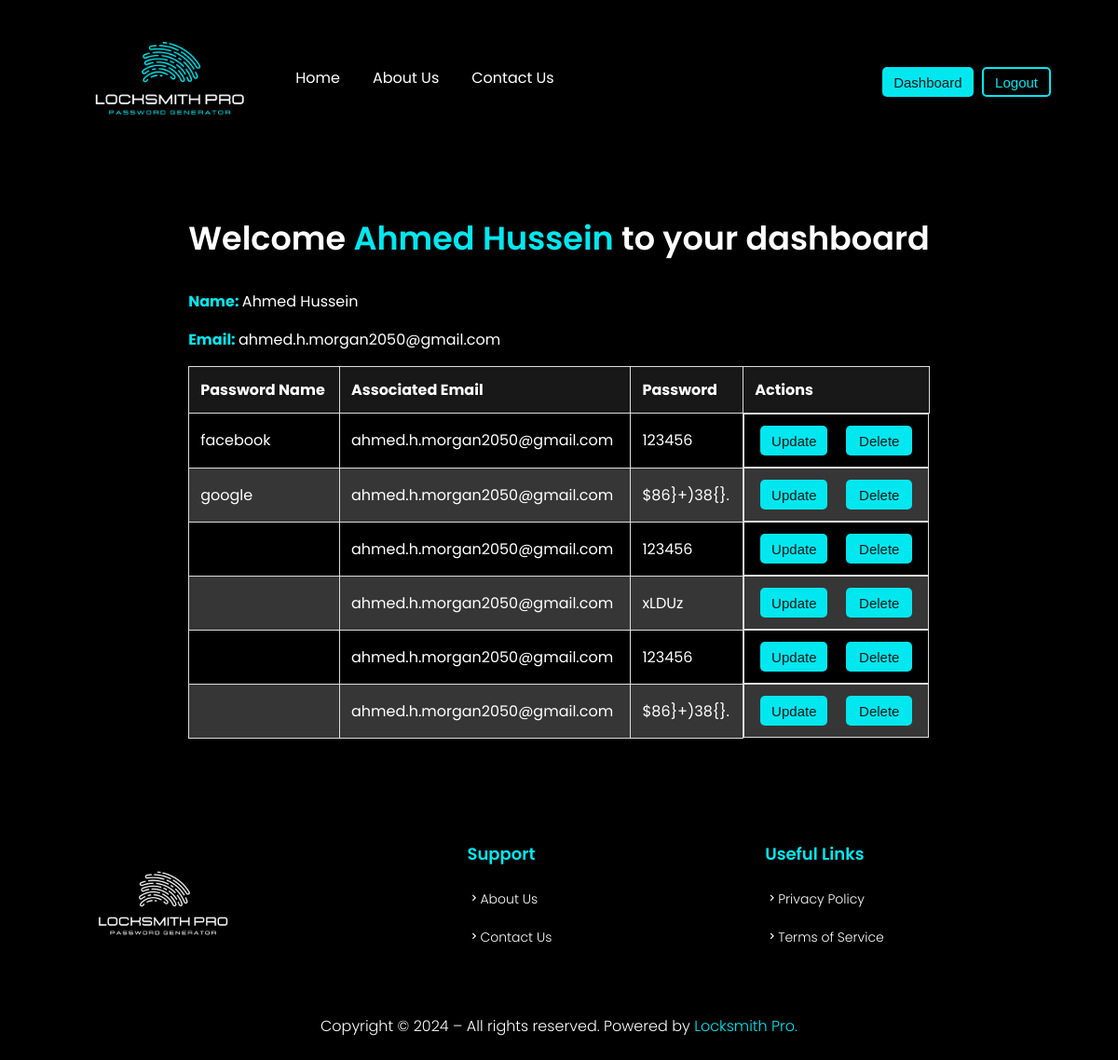
Screenshot of /dashboard (signed in) with the database file from the repository.
### models.py (models this page shows, shortened)
class User(db.Model):
    id = db.Column(db.Integer, primary_key=True)
    name = db.Column(db.String(100), nullable=False)
    email = db.Column(db.String(100), unique=True)
    password = db.Column(db.String(100))

class SavedPassword(db.Model):
    id = db.Column(db.Integer, primary_key=True)
    user_id = db.Column(db.Integer, db.ForeignKey('user.id'), nullable=False)
    password_name = db.Column(db.String(100), nullable=False)
    password_email = db.Column(db.String(100), nullable=False)
    password = db.Column(db.String(100), nullable=False)
    user = db.relationship('User', backref=db.backref('saved_passwords', lazy=True))

### locksmith.py (the view)
@app.route("/dashboard")
def dashboard():
    if session['user_id']:
        user_id = session['user_id']
        user = User.query.filter_by(email=session['email']).first()
        saves = SavedPassword.query.filter_by(user_id=user_id).all()
        return render_template('dashboard.html', saves=saves, user=user)
    return redirect('/login')

### templates/dashboard.html
{% extends 'base.html' %}
{% block content %}
<div class="container">
    <h2>Welcome <span style="color: #00E7EF;">{{user.name}}</span> to your dashboard</h2>
    <p><strong style="color: #00E7EF;" >Name: </strong> {{user.name }}</p>
    <p><strong style="color: #00E7EF;" >Email: </strong> {{user.email }}</p>
    {% if saves|length < 1 %}
        <p><strong style="color: red; text-align:center;" >There's no password saved!</strong></p>
    {% else %}
        <table>
            <thead>
                <tr>
                    <th>Password Name</th>
                    <th>Associated Email</th>
                    <th>Password</th>
                    <th>Actions</th>
                </tr>
            </thead>
            <tbody>
                {% for save in saves %}
                <tr>
                    <td onclick="copy(this)" >{{ save.password_name }}</td>
                    <td onclick="copy(this)" >{{ save.password_email }}</td>
                    <td onclick="copy(this)" >{{ save.password }}</td>
                    <td id="u-d-btn">
                        <a href="/update/{{ save.id }}"><button>Update</button></a>
                        <form action="{{ url_for('delete', id=save.id) }}" method="POST">
                            <button type="submit" id="delete">Delete</button>
                        </form>
                    </td>
                </tr>
                {% endfor %}
            </tbody>
        </table>
    {% endif %}
</div>
{% endblock content %}

### static/css/styles.css (style rules this page uses)
body { display: flex; flex-direction: column; background-color: black; justify-content: center; align-items: center; color: #fff; }
button { overflow: hidden; outline: none; border: none; border-radius: 5px; cursor: pointer; padding: 5px 12px; font-family: Poppins, sans-serif; margin: 0 0.3rem; }
table { width: 100%; border-collapse: collapse; font-family: Poppins, sans-serif; }
th, td { padding: 12px; border: 1px solid #ddd; text-align: left; cursor: pointer; }
th { background-color: #181818; color: white; }
tr:nth-child(even) { background-color: #373636; }
h2 { font-family: Poppins, sans-serif; font-weight: 600; font-size: 35px; color: #fff; }
form { width: 60%; display: flex; flex-direction: column; justify-content: center; margin: 0; padding: 0; }
button { height: 2rem; background-color: #00E7EF; color: #181818; font-family: Poppies, sans-serif; font-weight: 500; overflow: none; border: none; border-radius: 5px; cursor: pointer; font-size: 15px; }
#u-d-btn { display: flex; flex-direction: row; gap: 10px; }
#u-d-btn a { text-decoration: none; }
p { font-size: 16px; font-family: Poppins, sans-serif; }

### rows the page displays
User: name "Ahmed Hussein", email "ahmed.h.morgan2050@gmail.com"
SavedPassword: password_name "facebook", password_email "ahmed.h.morgan2050@gmail.com", password "123456"
SavedPassword: password_name "google", password_email "ahmed.h.morgan2050@gmail.com", password "$86}+)38{}."
SavedPassword: password_email "ahmed.h.morgan2050@gmail.com", password "123456"
SavedPassword: password_email "ahmed.h.morgan2050@gmail.com", password "xLDUz"
SavedPassword: password_email "ahmed.h.morgan2050@gmail.com", password "123456"
SavedPassword: password_email "ahmed.h.morgan2050@gmail.com", password "$86}+)38{}."
